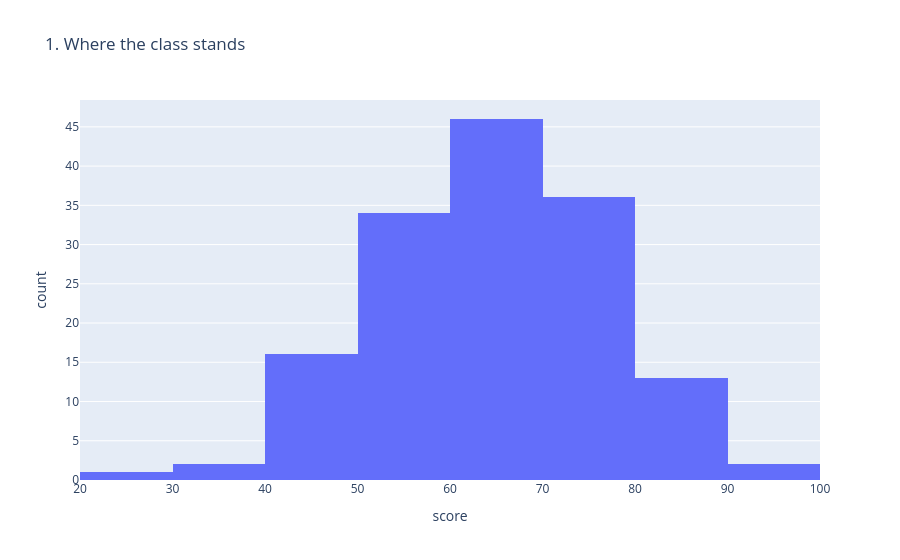
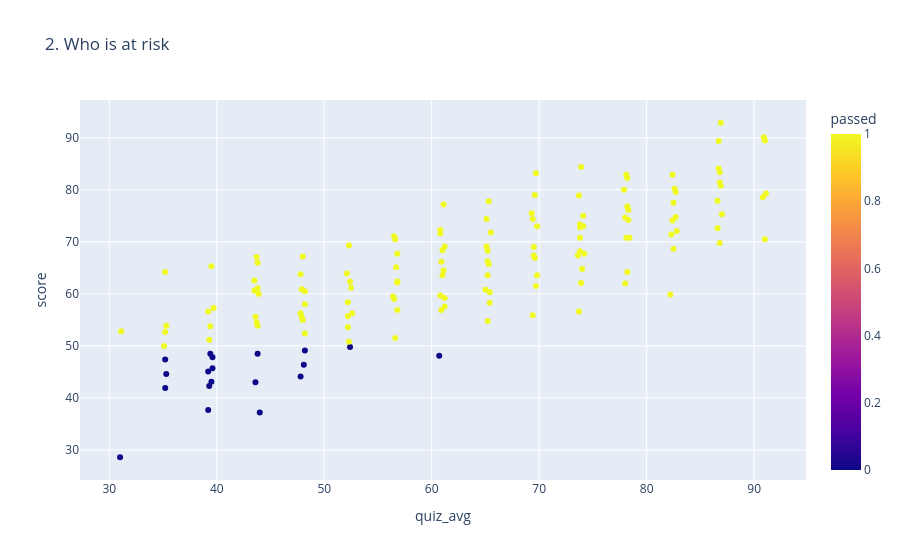
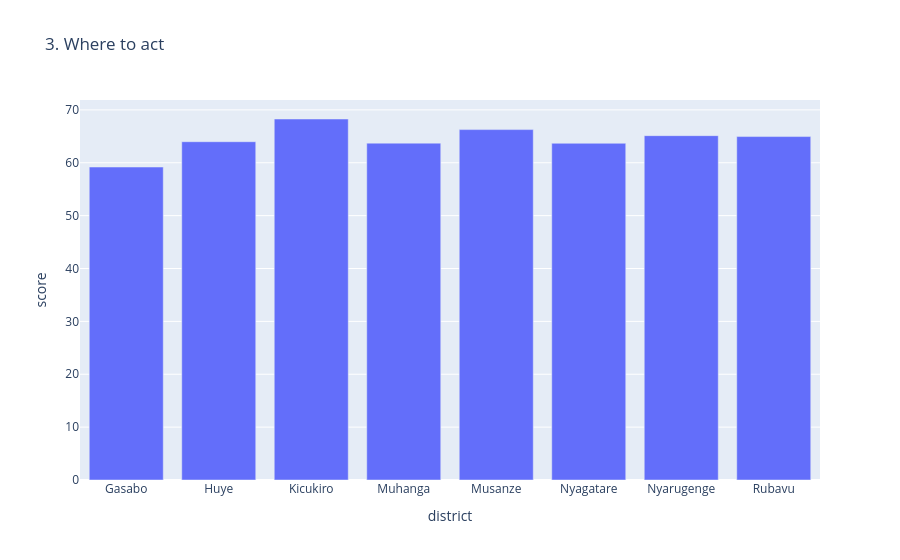

Here is the notebook cell these charts were saved with, in order:
### Code cell
import plotly.express as px

fig1 = px.histogram(df, x="score", nbins=12, title="1. Where the class stands")
fig1.show()

fig2 = px.scatter(df, x="quiz_avg", y="score", color="passed", hover_name="name",
                  title="2. Who is at risk")
fig2.show()

district_avg = df.groupby("district", as_index=False)["score"].mean()
fig3 = px.bar(district_avg, x="district", y="score", title="3. Where to act")
fig3.show()

### Figure 1 — Plotly figure (JSON) as saved in the notebook; plotly's stock layout.template omitted (floating-point values rounded to 4 significant figures; data arrays with more than 128 entries replaced by an {"elided": "..."} marker saying what was removed)
{"data": [{"bingroup": "x", "hovertemplate": "score=%{x}<br>count=%{y}<extra></extra>", "legendgroup": "", "marker": {"color": "#636efa", "pattern": {"shape": ""}}, "name": "", "nbinsx": 12, "orientation": "v", "showlegend": false, "type": "histogram", "x": {"elided": "150 float values"}, "xaxis": "x", "yaxis": "y"}], "layout": {"barmode": "relative", "legend": {"tracegroupgap": 0}, "title": {"text": "1. Where the class stands"}, "xaxis": {"anchor": "y", "domain": [0, 1], "title": {"text": "score"}}, "yaxis": {"anchor": "x", "domain": [0, 1], "title": {"text": "count"}}}}

### Figure 2 — Plotly figure (JSON) as saved in the notebook; plotly's stock layout.template omitted (floating-point values rounded to 4 significant figures; data arrays with more than 128 entries replaced by an {"elided": "..."} marker saying what was removed)
{"data": [{"hovertemplate": "<b>%{hovertext}</b><br><br>quiz_avg=%{x}<br>score=%{y}<br>passed=%{marker.color}<extra></extra>", "hovertext": {"elided": "150 str values"}, "legendgroup": "", "marker": {"color": {"elided": "150 int values"}, "coloraxis": "coloraxis", "symbol": "circle"}, "mode": "markers", "name": "", "orientation": "v", "showlegend": false, "type": "scatter", "x": {"elided": "150 float values"}, "xaxis": "x", "y": {"elided": "150 float values"}, "yaxis": "y"}], "layout": {"coloraxis": {"colorbar": {"title": {"text": "passed"}}, "colorscale": [[0, "#0d0887"], [0.1111, "#46039f"], [0.2222, "#7201a8"], [0.3333, "#9c179e"], [0.4444, "#bd3786"], [0.5556, "#d8576b"], [0.6667, "#ed7953"], [0.7778, "#fb9f3a"], [0.8889, "#fdca26"], [1, "#f0f921"]]}, "legend": {"tracegroupgap": 0}, "title": {"text": "2. Who is at risk"}, "xaxis": {"anchor": "y", "domain": [0, 1], "title": {"text": "quiz_avg"}}, "yaxis": {"anchor": "x", "domain": [0, 1], "title": {"text": "score"}}}}

### Figure 3 — Plotly figure (JSON) as saved in the notebook; plotly's stock layout.template omitted (floating-point values rounded to 4 significant figures)
{"data": [{"hovertemplate": "district=%{x}<br>score=%{y}<extra></extra>", "legendgroup": "", "marker": {"color": "#636efa", "pattern": {"shape": ""}}, "name": "", "orientation": "v", "showlegend": false, "textposition": "auto", "type": "bar", "x": ["Gasabo", "Huye", "Kicukiro", "Muhanga", "Musanze", "Nyagatare", "Nyarugenge", "Rubavu"], "xaxis": "x", "y": [59.19, 63.98, 68.28, 63.72, 66.27, 63.68, 65.13, 64.96], "yaxis": "y"}], "layout": {"barmode": "relative", "legend": {"tracegroupgap": 0}, "title": {"text": "3. Where to act"}, "xaxis": {"anchor": "y", "domain": [0, 1], "title": {"text": "district"}}, "yaxis": {"anchor": "x", "domain": [0, 1], "title": {"text": "score"}}}}
